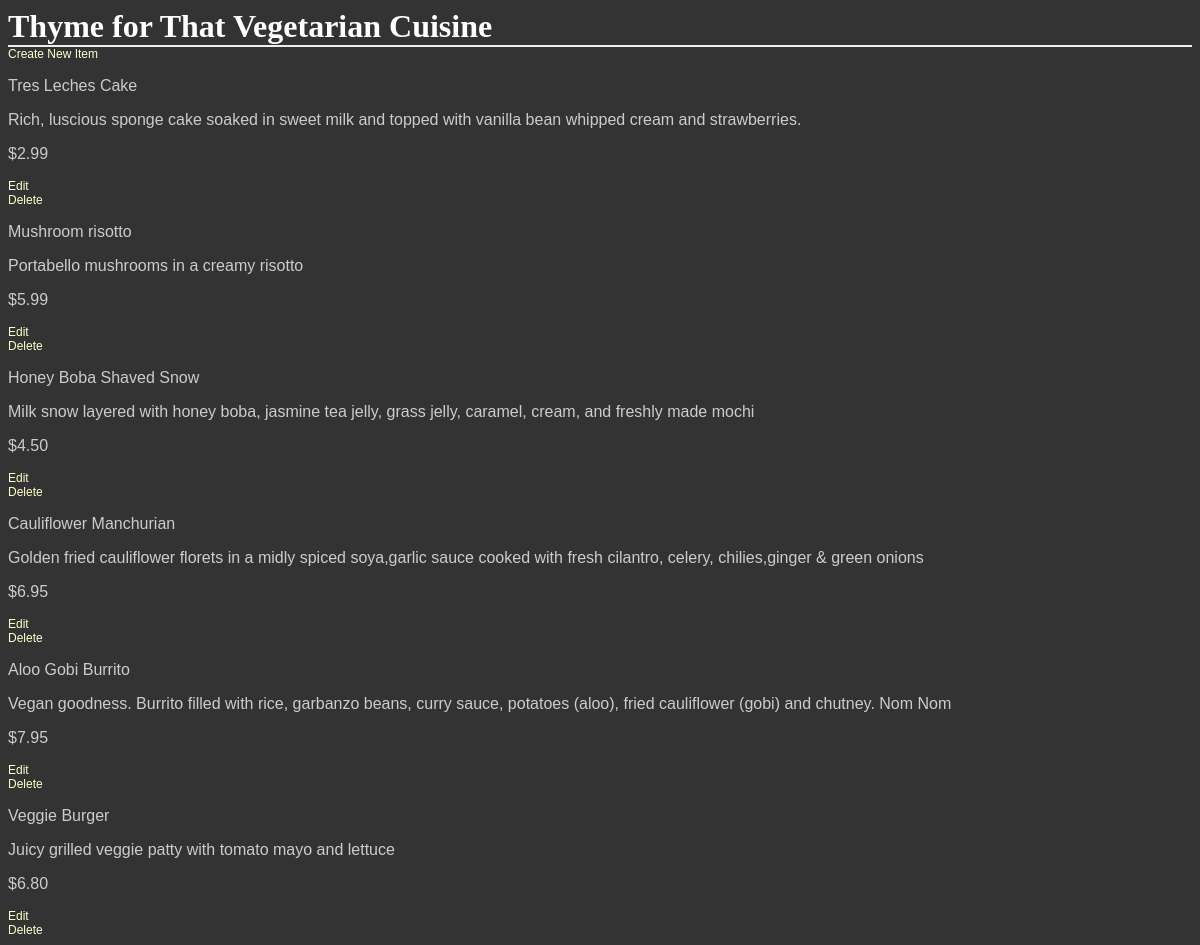
Page /restaurants/4/ on the earlier database version.
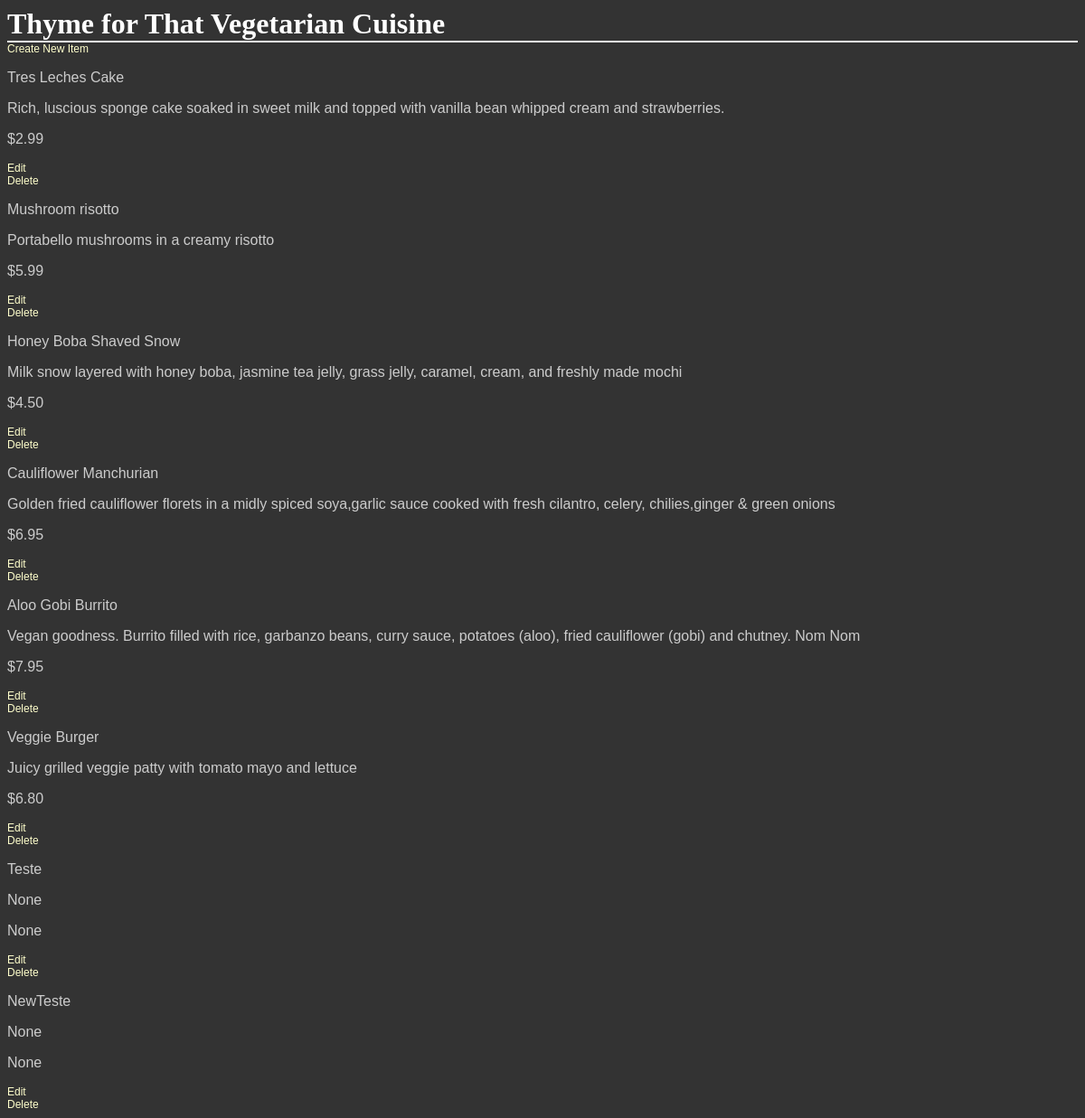
Same page on the later database version.
### database_setup.py (models this page shows, shortened)
class Restaurant(Base):
    __tablename__ = 'restaurant'
    name = Column(String(80), nullable = False)
    id = Column(Integer, primary_key = True)

class MenuItem(Base):
    __tablename__ = 'menu_item'
    name = Column(String(80), nullable = False)
    id = Column(Integer, primary_key = True)
    course = Column(String(250))
    description = Column(String(250))
    price = Column(String(8))
    restaurant_id = Column(Integer, ForeignKey('restaurant.id'))
    restaurant = relationship(Restaurant)

### project.py (the view)
@app.route('/restaurants/<int:restaurant_id>/')
def restaurantMenu(restaurant_id):
    restaurant = session.query(Restaurant).filter_by(id=restaurant_id).one()
    items = session.query(MenuItem).filter_by(restaurant_id=restaurant.id)
    return render_template('menu.html', restaurant=restaurant, items=items)

### templates/menu.html (shortened to what this page needs)
<html>
  <head>
    <link rel="stylesheet" type=text/css href="{{ url_for('static', filename='styles.css')}}">
  </head>
  <body>
    <h1>{{restaurant.name}}</h1>
    <a href='{{url_for('newMenuItem', restaurant_id = restaurant.id) }}'>Create New Item</a>
    {% for i in items %}
    <div>
    <p>{{i.name}}</p>
    <p>{{i.description}}</p>
    <p> {{i.price}} </p>
    <a href='{{url_for('editMenuItem', restaurant_id = restaurant.id, menu_id = i.id) }}'>Edit</a>
    <a href = '{{url_for('deleteMenuItem', restaurant_id = restaurant.id, menu_id = i.id ) }}'>Delete</a>
    </div>
    {% endfor %}
  </body>
</html>

### static/styles.css (style rules this page uses)
body { font-family: sans-serif; background-color: #333333 }
h1, h2, h3, h4 { color: #ffffff; }
h1, h2 { font-family: 'georgia', serif; margin: 0; }
h1 { border-bottom: 2px solid #eee; }
p, dd, dt { color: #cccccc; }
a { text-decoration: none; color: #ffffcc; font-size: .75em; }

Differences in the rows shown:
added MenuItem: name "Teste", description "None", price "None"
added MenuItem: name "NewTeste", description "None", price "None"
